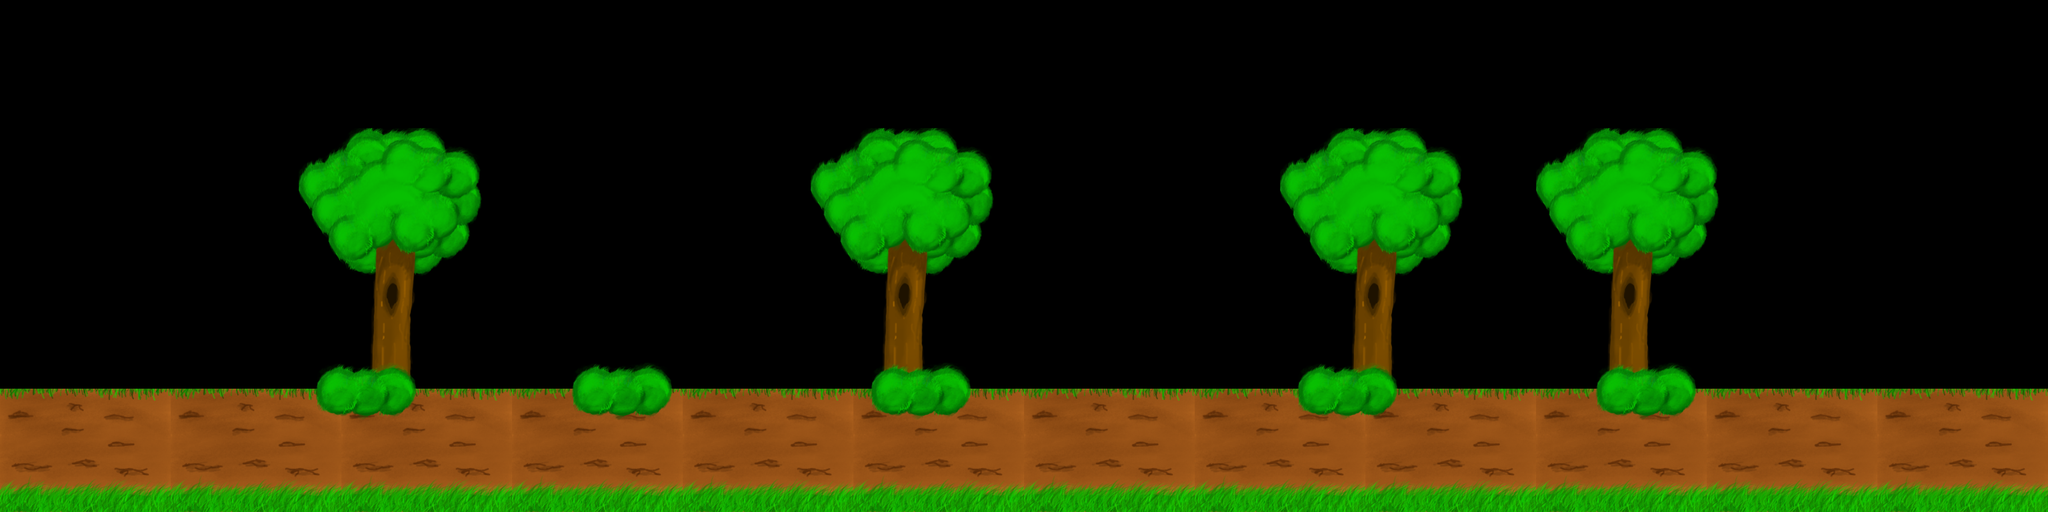

A 2D game scene composited from a Tiled map and its tileset images. What follows is a short description and the map's XML, with each tile layer's data collapsed to a summary:
An orthogonal 48x12 tile map with 64x64 px tiles, 2 tile layers (main, bush1), 1 hidden layer not drawn and 6 objects (ElderPlayer, ChildEnemy, YoungEnemy, ElderEnemy, Dragon).

<map version="1.0" orientation="orthogonal" width="48" height="12" tilewidth="64" tileheight="64">
 <properties>
  <property name="bg" value="meadow.png" />
 </properties>
 <tileset firstgid="1" name="tileds" tilewidth="64" tileheight="64">
  <image source="tileds.png" width="512" height="1309" />
 </tileset>
 <layer name="main" width="48" height="12">
  <data>[576 cells, 260 non-empty, 39 distinct tile ids]</data>
 </layer>
 <objectgroup name="objects" width="48" height="12">
  <object type="ElderPlayer" x="29" y="588" width="85" height="116" />
  <object type="ChildEnemy" x="1782" y="624" width="64" height="64" />
  <object type="YoungEnemy" x="624" y="630" width="64" height="64" />
  <object type="ElderEnemy" x="2962" y="638" width="64" height="64" />
  <object type="Dragon" x="431" y="602" width="64" height="64" />
 </objectgroup>
 <layer name="grass" width="48" height="12" visible="0">
  <data>[576 cells, 48 non-empty, 2 distinct tile ids]</data>
 </layer>
 <layer name="bush1" width="48" height="12">
  <data>[576 cells, 39 non-empty, 10 distinct tile ids]</data>
 </layer>
 <objectgroup name="collision" width="48" height="12">
  <object x="0" y="576">
   <polyline points="0,0 0,192 3072,192 3072,0 0,0" />
  </object>
 </objectgroup>
</map>
